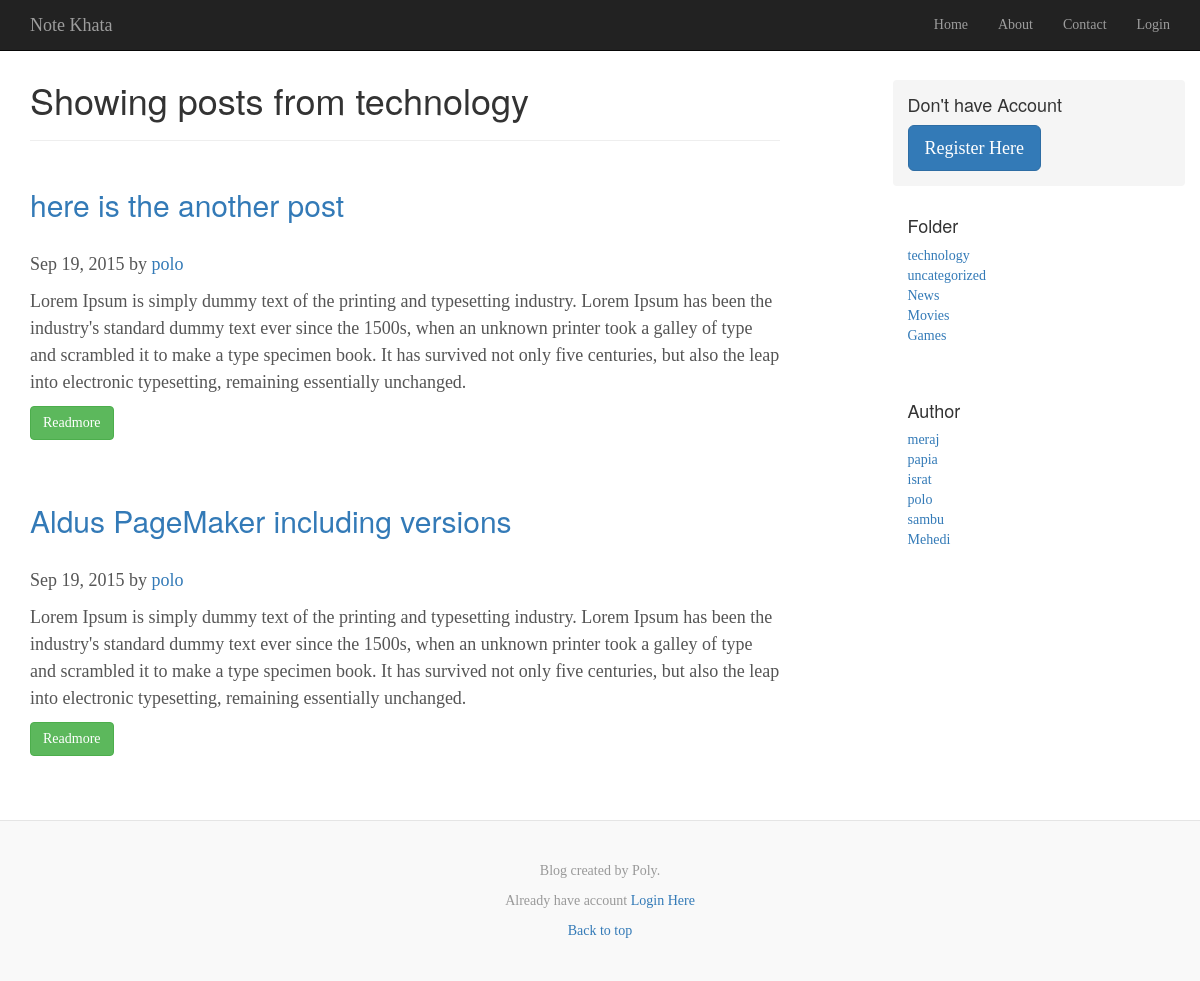
The app's page /frontend/folder.php with its own data.
### tables this page shows
CREATE TABLE IF NOT EXISTS `folder` (
`id` int(30) NOT NULL,
  `folder_name` varchar(30) NOT NULL,
  `date` timestamp NOT NULL DEFAULT CURRENT_TIMESTAMP ON UPDATE CURRENT_TIMESTAMP
);

CREATE TABLE IF NOT EXISTS `post` (
`id` int(30) NOT NULL,
  `title` varchar(255) NOT NULL,
  `post` text NOT NULL,
  `folder_id` int(30) NOT NULL,
  `user_id` int(30) NOT NULL,
  `date` timestamp NOT NULL DEFAULT CURRENT_TIMESTAMP ON UPDATE CURRENT_TIMESTAMP
);

CREATE TABLE IF NOT EXISTS `user` (
`id` int(30) NOT NULL,
  `first_name` varchar(30) NOT NULL,
  `last_name` varchar(30) NOT NULL,
  `date_of_birth` varchar(15) NOT NULL,
  `username` varchar(30) NOT NULL,
  `password` varchar(30) NOT NULL,
  `reg_time` timestamp NOT NULL DEFAULT CURRENT_TIMESTAMP ON UPDATE CURRENT_TIMESTAMP
);

### php_library/db.php (called while the page is built, shortened)
<?php
class Db {
    public function __construct(){
        $server_name = 'localhost';
        $user_name = 'root';
        $password = '';
        $db = 'blog';
        $this->con = new mysqli($server_name, $user_name, $password, $db);
    }
}

### php_library/class_frontend.php (called while the page is built, shortened)
<?php
require 'C:\xampp\htdocs\training\mini project\blog\php_library\db.php';
class Frontend {
    public $db;
    public function __construct(){
        $this->db = new Db();
    }
    public function read_more($string, $length = 60){
        $string_array = explode(' ', $string);
        $string_array_length = count($string_array);
        $new_string = "";
        for($i = 0; $i < $length; $i++){
            $new_string .= $string_array[$i] . ' ';
        }
        return $new_string;
    }
    public function blog_time_format($time){
        $time = strtotime($time);
        return date('M d, Y', $time);
    }
    public function select_all_from_user() {
       $sql = "SELECT * FROM user";
        return  $this->db->con->query($sql);
    }
    public function select_all_from_folder() {
        $sql = "SELECT * FROM folder";
        return  $this->db->con->query($sql);
    }
    public function select_post_from_post_table_by_folder_id($id) {
        $sql = "SELECT * FROM post WHERE folder_id = $id ORDER BY date DESC";
        return $this->db->con->query($sql);
    }
    public function folder_name_by_folder_id($id){
       $sql = "SELECT * from folder WHERE id = $id";
        $result = $this->db->con->query($sql);
        $row = $result->fetch_assoc();
        return $row['folder_name'];
    }
    public function user_name_by_user_id($id){
        $sql = "SELECT * from user WHERE id = $id";
        $result = $this->db->con->query($sql);
        $row = $result->fetch_assoc();
        return $row['first_name'];
    }
}

### frontend/folder.php (the view, shortened to what this page needs)
<?php
require '../php_library/class_frontend.php';
$id = 1;
$obj = new Frontend();
$posts = $obj->select_post_from_post_table_by_folder_id($id);
$folder_name = $obj->folder_name_by_folder_id($id);
include 'header.php';
?>
<div class="container">
    <div class="row">
        <div class="col-sm-8 blog-main">
            <?php
            if($posts->num_rows == 0){
                echo "<h2>No post found in this folder";
            }else{
                echo "<h1>Showing posts from $folder_name </h1> <hr><br>";
            }
            while($post = $posts->fetch_assoc()){
            ?>
                <div class="blog-post">
                    <h2 class="blog-post-title">
                        <a href= "post.php?id=<?php echo $post['id'] ;?>"><?php   echo $post['title'] ?></a>
                    </h2>
                    <p class="blog-post-meta"><?php  echo $obj->blog_time_format( $post['date'] ) ?>  by <a href="author.php?id=<?php echo $post['user_id'] ?>"> <?php echo $obj->user_name_by_user_id($post['user_id'])  ?> </a></p>
                    <p> <?php  echo $obj->read_more( $post['post'] ) ?>  </p>
                    <P> <a href= "post.php?id=<?php echo $post['id'] ;?>" class="btn btn-success"> Readmore </a> </P>
                </div>
                <br>
                <br>
            <?php } ?>
        </div>
        <div class="col-sm-3 col-sm-offset-1 blog-sidebar">
            <div class="sidebar-module sidebar-module-inset">
                <h4>Don't have Account</h4>
                <a class="btn btn-primary btn-lg" href="registration_page.php">Register Here</a><br>
            </div>
            <?php include 'sidebar.php' ;?>
        </div>
    </div>
</div>
<footer class="blog-footer">
    <p>Blog created by Poly.</p>
    <p>
    <p>Already have account <a href="login_page.php">Login Here</a></p>
    <a href="#">Back to top</a>
    </p>
</footer>
</body>
</html>

### frontend/sidebar.php
<?php
$folders = $obj->select_all_from_folder();
$users = $obj->select_all_from_user();
?>
<div class="sidebar-module">
    <h4>Folder</h4>
    <ol class="list-unstyled">
        <?php while($row = $folders->fetch_assoc()){ ?>
        <li><a href="folder.php?id=<?php echo $row['id']; ?>"><?php echo $row['folder_name'] ?></a></li>
        <?php } ?>
    </ol>
</div>
<div class="sidebar-module">
    <h4>Author</h4>
    <ol class="list-unstyled">
        <?php while($row = $users->fetch_assoc()){ ?>
            <li><a href="author.php?id=<?php echo $row['id']; ?>"><?php echo $row['first_name'] ?></a></li>
        <?php } ?>
    </ol>
</div>

### style/css/front_end.css (style rules this page uses)
body { font-family: Georgia, "Times New Roman", Times, serif; color: #555; padding-top: 80px; }
h1, .h1, h2, .h2, h3, .h3, h4, .h4, h5, .h5, h6, .h6 { margin-top: 0; font-family: "Helvetica Neue", Helvetica, Arial, sans-serif; font-weight: normal; color: #333; }
.blog-main { font-size: 18px; line-height: 1.5; }
.sidebar-module { padding: 15px; margin: 0 -15px 15px; }
.sidebar-module-inset { padding: 15px; background-color: #f5f5f5; border-radius: 4px; }
.blog-footer { padding: 40px 0; color: #999; text-align: center; background-color: #f9f9f9; border-top: 1px solid #e5e5e5; }
.blog-main h2 { margin-bottom:30px; }

### records on screen
folder: folder_name "technology"
post: title "here is the another post", date "Sep 19, 2015", user.first_name "polo", post "Lorem Ipsum is simply dummy text of the printing and typesetting industry. Lorem Ipsum has been the industry's standard dummy text ever since the 1500s, when an unknown printer took a galley of type and scrambled it to make a type specimen book. It has survived not only five centuries, but also the leap into electronic typesetting, remaining essentially unchanged."
post: title "Aldus PageMaker including versions", date "Sep 19, 2015", user.first_name "polo", post "Lorem Ipsum is simply dummy text of the printing and typesetting industry. Lorem Ipsum has been the industry's standard dummy text ever since the 1500s, when an unknown printer took a galley of type and scrambled it to make a type specimen book. It has survived not only five centuries, but also the leap into electronic typesetting, remaining essentially unchanged."
folder: folder_name "uncategorized"
folder: folder_name "News"
folder: folder_name "Movies"
folder: folder_name "Games"
user: first_name "meraj"
user: first_name "papia"
user: first_name "israt"
user: first_name "polo"
user: first_name "sambu"
user: first_name "Mehedi"
